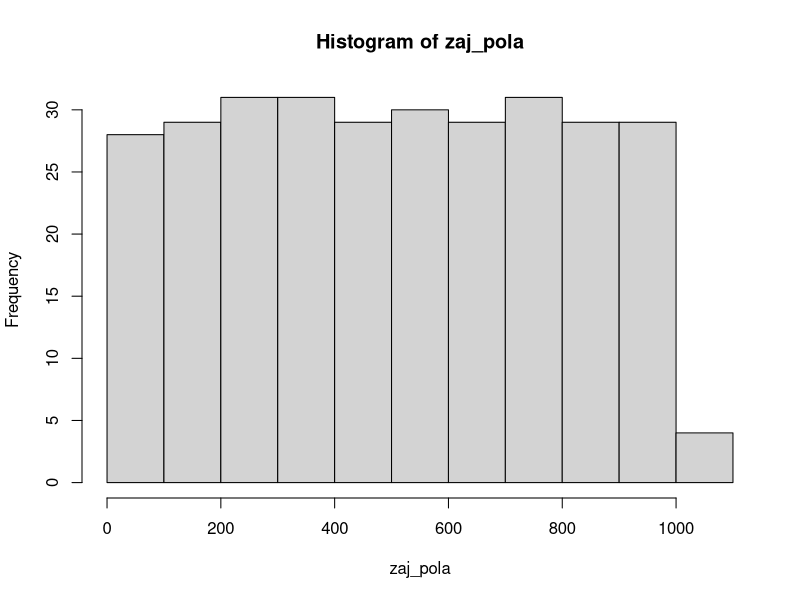
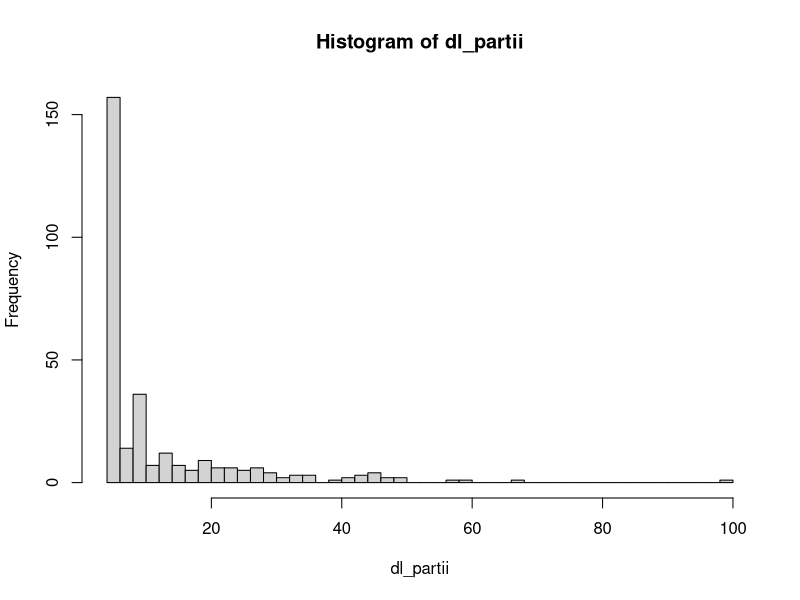

R code for these plots, in order:
# encoding: UTF-8

Powt<-300              # Ustalamy liczbę partii
gr1<-0                  # wyzeruj liczbę zwycięstw gracza 1

# utwórz tablicę do zapisu liczby posunięć w poszczególnych partiach
dl_partii<-rep(0,Powt)  

# utwórz tablicę do zapisu liczby zajętych pól w poszczeg. partiach
zaj_pola<-rep(0,Powt)

for(i in 1:Powt){
  #---------------------------------------------------------
  # Kod procedury symulującej jedną partię (O i X)  
  Pole<-matrix(rep(0,9),nrow=3)  # Wyzeruj planszę 3x3 
  gracz<-1;     # gracze będą stawiali na planszy 1 i -1
  zap_pola<-0;  # wyzeruj licznik zapełnionych pól
  N<-0          # wyzeruj licznik posunięć w partii
  
  while(zap_pola<9){  # dopóki są wolne pola wykonuj 
    N<-N+1      # uaktualnij numer posunięcia
    
    # wylosuj współrzędne
    xx<-sample(1:3,1)
    yy<-sample(1:3,1)
    
    # check wchich player is playing
    if(gracz == -1){
      # if gracz -1 is playing
      
      # set coordinates
      wierwsze <- 1
      kolumny <- 1
      
      # iterate over Pole (all index)
      for(j in 1:9){
        if(Pole[kolumny,wierwsze]==0){
          Pole[kolumny,wierwsze] <- gracz
          zaj_pola<-zaj_pola+1
          
          # if empty index is found, break
          break;
        }
        
        kolumny <- j%/%3
        if(kolumny == 0){
          kolumny <- kolumny + 1
        }
        
        wierwsze <- wierwsze + 1;
        if(wierwsze == 4){
          wierwsze <- 1
        }
        
      }
    }else if(Pole[yy,xx]==0){
      Pole[yy,xx]<-gracz;
      zap_pola<-zap_pola+1
    }
    
    
    # sprawdzanie wygranej
    # policz, ile jest układów trzech 1 w jednej linii
    # poziomej, pionowej lub ukośnej
    S1<-sum(rowSums(Pole)==3)+sum(colSums(Pole)==3)+
      sum(sum(diag(Pole))==3)+
      sum(sum(diag(apply(Pole,2,rev)))==3)
    # policz, ile jest układów trzech -1 w jednej linii
    # poziomej, pionowej lub ukośnej    
    S2<-sum(rowSums(Pole)==-3)+sum(colSums(Pole)==-3)+
      sum(sum(diag(Pole))==-3)+
      sum(sum(diag(apply(Pole,2,rev)))==-3)
    if(S1+S2>0) break # jeśli pojawił się układ potrójny,
    # to przerwij partię
    gracz<- -gracz    # ruch otrzymuje przeciwnik
  }
  #---------------------------------------------------------
  if(gracz==1) gr1<-gr1+1 # jeśli wygrał gracz 1, zwiększ
  # jego licznik
  dl_partii[i]<-N        # zapisz liczbę posunięć
  # w i-tej partii
  zaj_pola[i]<-zap_pola   # zapisz liczbę zajętych pól
  # w i-tej partii
}

# wypisz ułamek zwycięstw 1 gracza (czyli przybliżone
# prawdopodobieństwo zwycięstwa 1 gracza)
prawdop_wygrania_gr1 <- gr1/Powt

# narysuj histogram ("rozkład") liczby zajętych pól
hist(zaj_pola)

# narysuj histogram liczby posunięć w partiach
hist(dl_partii, breaks=40)
